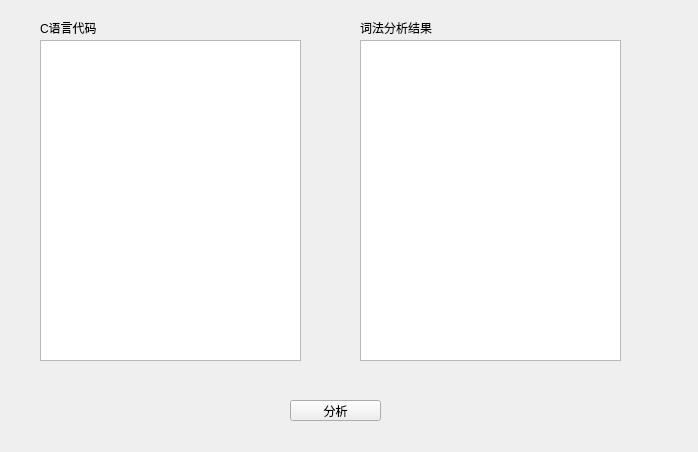
<?xml version="1.0" encoding="UTF-8"?>
<ui version="4.0">
 <class>Widget</class>
 <widget class="QWidget" name="Widget">
  <property name="geometry">
   <rect>
    <x>0</x>
    <y>0</y>
    <width>698</width>
    <height>452</height>
   </rect>
  </property>
  <property name="windowTitle">
   <string>Widget</string>
  </property>
  <widget class="QTextEdit" name="lexText">
   <property name="geometry">
    <rect>
     <x>40</x>
     <y>40</y>
     <width>261</width>
     <height>321</height>
    </rect>
   </property>
  </widget>
  <widget class="QTextEdit" name="resultText">
   <property name="geometry">
    <rect>
     <x>360</x>
     <y>40</y>
     <width>261</width>
     <height>321</height>
    </rect>
   </property>
  </widget>
  <widget class="QPushButton" name="pushButton">
   <property name="geometry">
    <rect>
     <x>290</x>
     <y>400</y>
     <width>91</width>
     <height>21</height>
    </rect>
   </property>
   <property name="text">
    <string>分析</string>
   </property>
  </widget>
  <widget class="QLabel" name="label">
   <property name="geometry">
    <rect>
     <x>40</x>
     <y>20</y>
     <width>71</width>
     <height>16</height>
    </rect>
   </property>
   <property name="text">
    <string>C语言代码</string>
   </property>
  </widget>
  <widget class="QLabel" name="label_2">
   <property name="geometry">
    <rect>
     <x>360</x>
     <y>20</y>
     <width>91</width>
     <height>16</height>
    </rect>
   </property>
   <property name="text">
    <string>词法分析结果</string>
   </property>
  </widget>
 </widget>
 <layoutdefault spacing="6" margin="11"/>
 <resources/>
 <connections/>
</ui>
